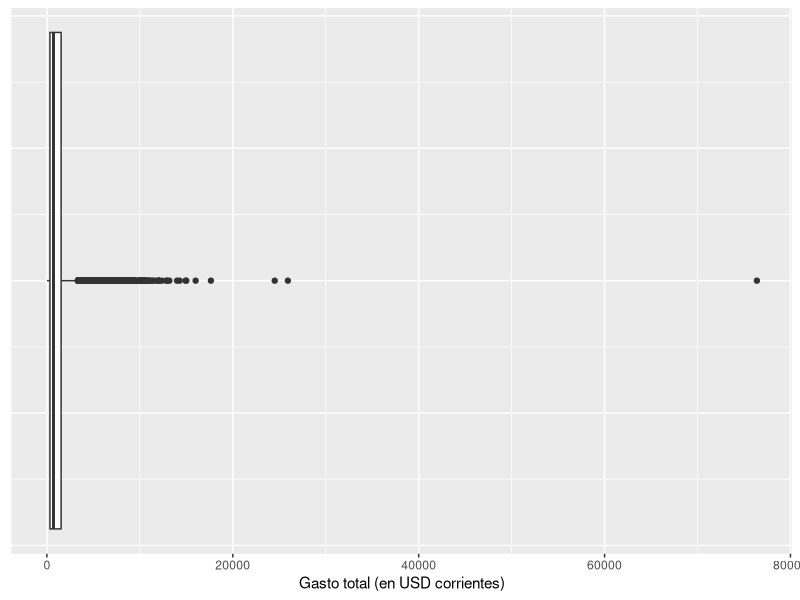
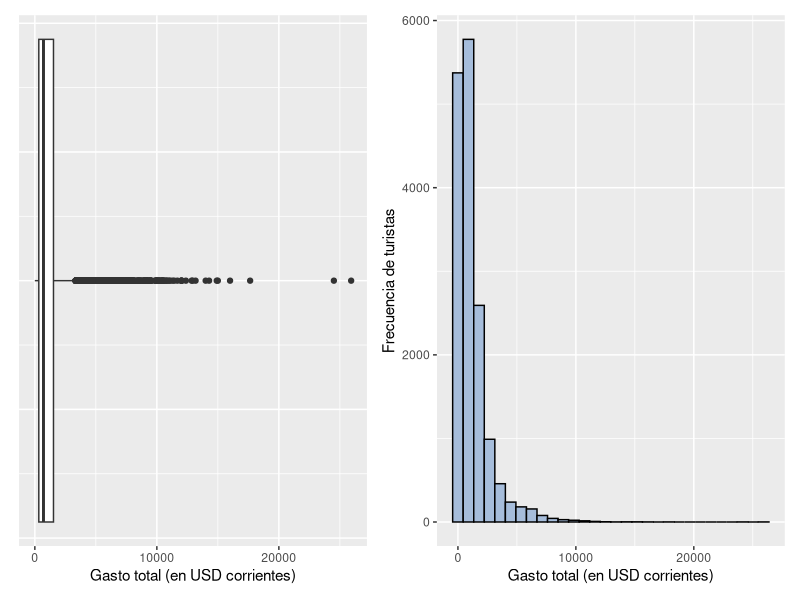
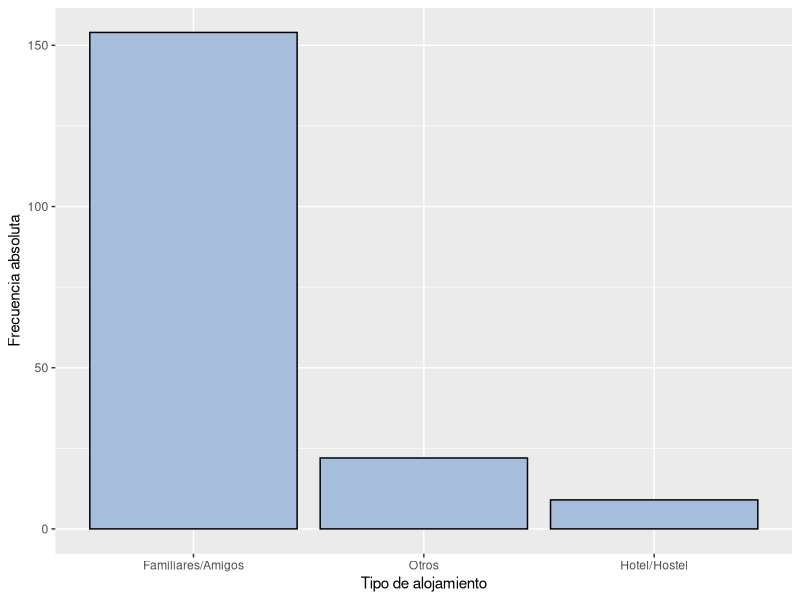
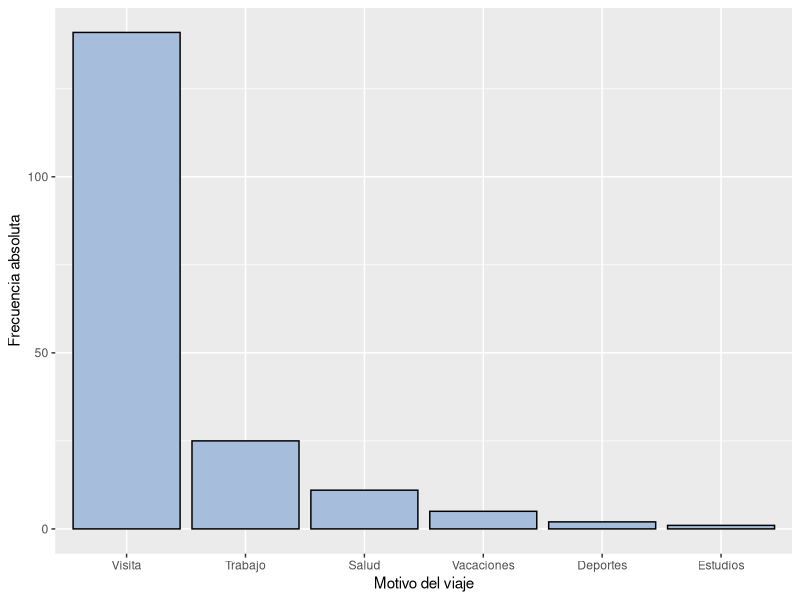
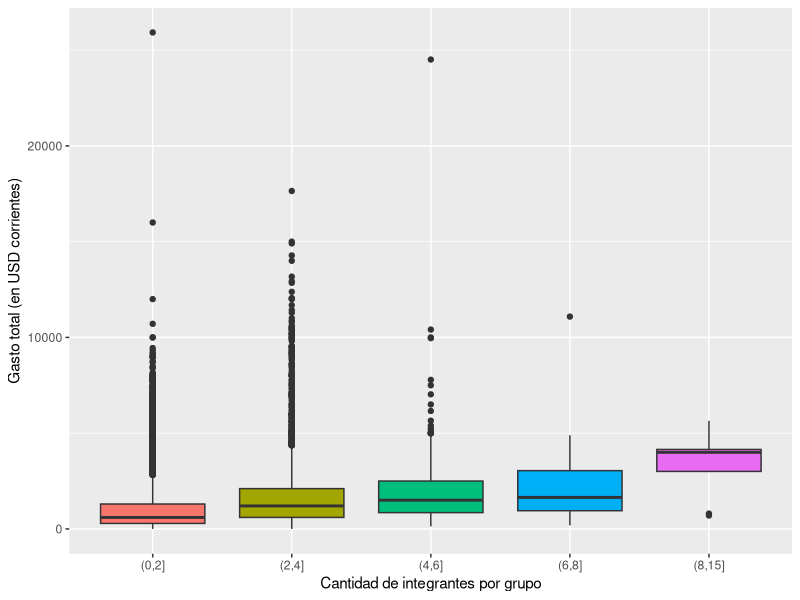
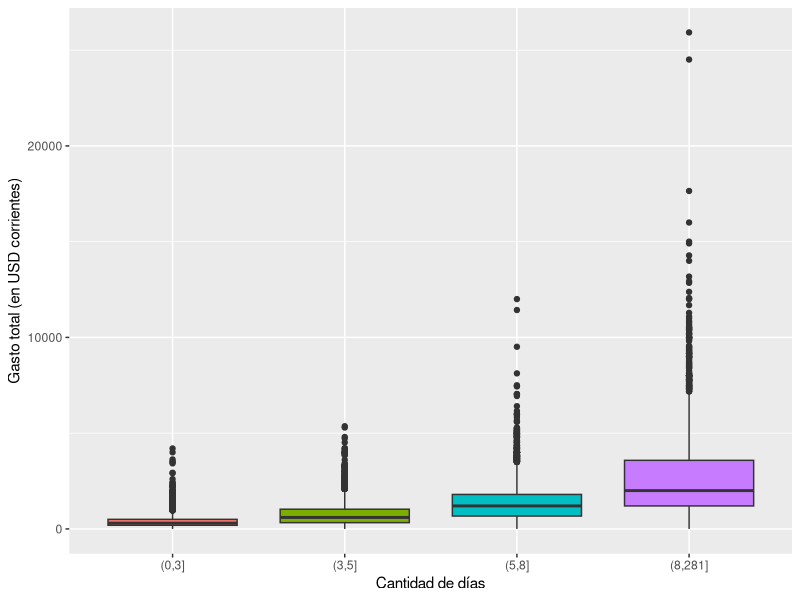
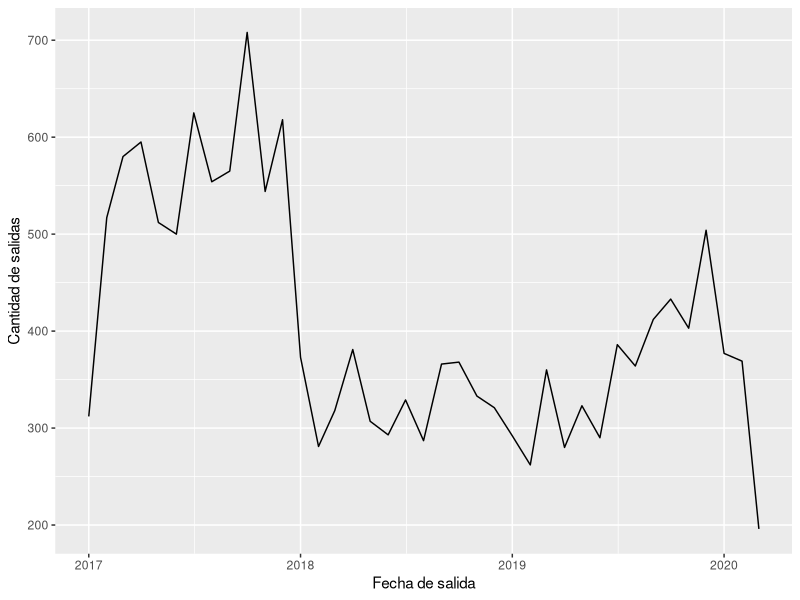
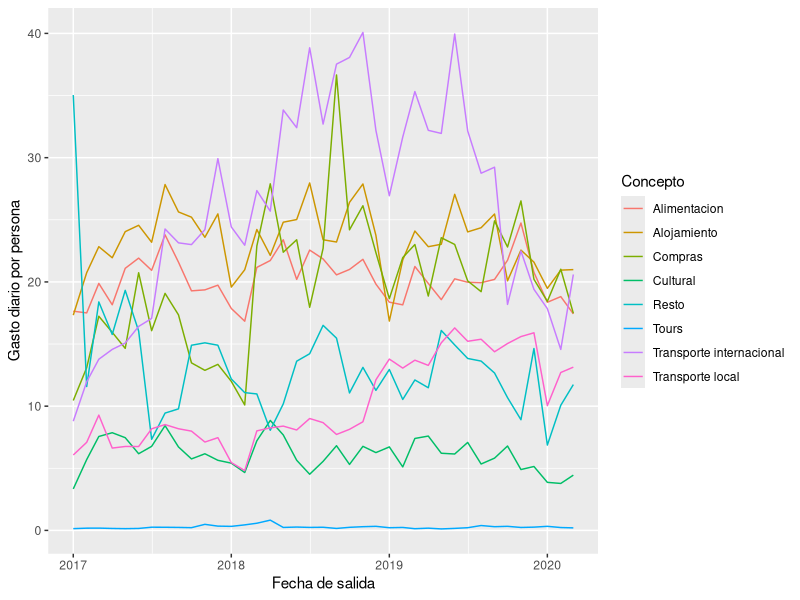

The R source for these figures, in order:
## ---- chunk 1
knitr::opts_chunk$set(echo = TRUE, tidy.opts = list(width.cutoff = 50), tidy = TRUE, fig.pos = 'H', out.extra = '',warning = FALSE,message = FALSE)
## ---- chunk 2

# Cargamos librerías
library(tidyverse)
library(readxl)
library(lubridate)
library(forcats)
library(ggplot2)
library(here)
library(patchwork)
emisivo <- read_excel(here("Datos","emisivo.xlsx"))
datos <- emisivo %>% 
  select("Transporte Internacional de Salida", 
         "FechaSalida","Pais","Motivo","IdOcupacion","Ocupacion",
         "Estudio","Destino","Alojamiento","Gente",
         "Estadia","GastoTotal","GastoAlojamiento",
         "GastoAlimentacion","GastoTransporteInternac",
         "GatoTransporteLocal","GastoCultural","GastoTours",
         "GastoCompras","GastoResto")
names(datos) <- c("Transp_int_salida","Fecha_salida","Pais",
                  "Motivo","IdOcupacion","Ocupacion","Estudio","Destino",
                  "Alojamiento","Gente","Estadia","Gasto_total",
                  "Gasto_alojamiento","Gasto_alimentacion","Gasto_transp_int",
                  "Gasto_transp_local","Gasto_cultural","Gasto_tours",
                  "Gasto_compras","Gasto_resto")
# Filtramos a los turistas de Uruguay
datos <- datos %>% 
  filter(Pais=="Uruguay")
## ---- chunk 3

datos %>% 
  ggplot() +
  geom_boxplot(aes(x=Gasto_total)) +
  labs(x="Gasto total (en USD corrientes)") +
  theme(axis.text.y = element_blank(),
        axis.ticks.y = element_blank())

## ---- chunk 4

# Analizamos el dato atípico
datos %>% 
  filter(Gasto_total>70000) %>% 
  select(Gasto_total,Estadia,Gente,Destino) %>% 
  mutate(gasto_diario_persona=Gasto_total/(Estadia*Gente))

## ---- chunk 5

# Eliminamos el punto más extremo
datos <- datos %>% 
  filter(Gasto_total<30000)

## ---- chunk 6

# Volvemos a hacer el gráfico de caja (seguimos teniendo muchos datos atípicos)
boxplot_sin_outliers <- datos %>% 
  ggplot() +
  geom_boxplot(aes(x=Gasto_total)) +
  labs(x="Gasto total (en USD corrientes)") +
  theme(axis.text.y = element_blank(),
        axis.ticks.y = element_blank())
# Hacemos el histograma
histograma <- datos %>% 
  ggplot( mapping = aes(x = Gasto_total)) +
  geom_histogram(bins = 30, col = "black", position = 'identity', fill="#a6bddb")  +
  labs(x="Gasto total (en USD corrientes)", y="Frecuencia de turistas")

## ---- chunk 7

boxplot_sin_outliers+histograma

## ---- chunk 8

# Analizamos las observaciones con gasto nulo
#summary(datos$Gasto_total)
datos %>% 
  filter(Gasto_total==0) %>% 
  mutate(Alojamiento_rec=case_when(Alojamiento %in% c("Appart Hotel",
                                                      "Hotel",
                                                      "Hostel") ~ "Hotel/Hostel",
                                   Alojamiento == c("Cabañas, Bungalows",
                                                    "Vivienda Arrendada") ~ "Alquiler",
                                   Alojamiento == "Vivienda Propia" ~ "Vivienda propia",
                                   Alojamiento == "Camping" ~ "Camping",
                                   Alojamiento == "Barco, Yate, Crucero" ~ "Yate/Crucero",
                                   Alojamiento == "Vivienda Familiares / Amigos" ~ "Familiares/Amigos",
                                   TRUE ~ "Otros")) %>%
  ggplot() + 
  geom_bar(aes(x=fct_infreq(Alojamiento_rec)),fill="#a6bddb",col="black") +
  labs(x="Tipo de alojamiento",
       y="Frecuencia absoluta")

## ---- chunk 9

datos %>% 
  filter(Gasto_total==0) %>% 
  mutate(Motivo_rec=case_when(Motivo == "Compras" ~ "Compras",
                              Motivo == "Deportivo" ~ "Deportes",
                              Motivo == "Estudios" ~ "Estudios",
                              Motivo %in% c("Negocios, Profesion",
                                            "Trabajo remunerado Destino") ~ "Trabajo",
                              Motivo == "Ocio, Recreo, Vacaciones" ~ "Vacaciones",
                              Motivo == "Visita familiares / amigos" ~ "Visita",
                              TRUE ~ "Salud")) %>%
  ggplot() +
  geom_bar(aes(x=fct_infreq(Motivo_rec)),fill="#a6bddb",col="black") +
  labs(x="Motivo del viaje",
       y="Frecuencia absoluta")

## ---- chunk 10

# Analizamos el gasto total en función de la cantidad de integrantes por grupo
quantile(datos$Gente,probs = c(0.25,0.5,0.75,1))
datos %>% 
  mutate(tramos_personas=cut(Gente,breaks=c(0,2,4,6,8,15))) %>% 
  ggplot() +
  geom_boxplot(aes(x=reorder(tramos_personas,Gasto_total),
                   y=Gasto_total,
                   fill=tramos_personas)) +
  theme(legend.position ="none") +
  labs(x="Cantidad de integrantes por grupo",
       y="Gasto total (en USD corrientes)")

## ---- chunk 11

# Analizamos el gasto total en función de los días de estadía
quantile(datos$Estadia,probs = c(0.25,0.5,0.75,1))
datos %>% 
  mutate(tramos_estadia=cut(Estadia,
                             breaks=c(0,quantile(datos$Estadia,probs = c(0.25,0.5,0.75,1))))) %>% 
  ggplot() +
  geom_boxplot(aes(x=reorder(tramos_estadia,Gasto_total),
                   y=Gasto_total,
                   fill=tramos_estadia)) +
  theme(legend.position ="none") +
  labs(x="Cantidad de días",
       y="Gasto total (en USD corrientes)")

## ---- chunk 12

# Nos interesa trabajar con datos desde 2017
datos <- datos %>% 
  filter(year(Fecha_salida)!=2016)

# Evolución del turismo emisivo entre enero de 2017 y marzo de 2020
datos %>% 
  count(salida_anio_mes=round_date(Fecha_salida,"month")) %>% 
  ggplot()+
  geom_line(aes(x=salida_anio_mes,y=n)) +
  labs(x="Fecha de salida",
       y="Cantidad de salidas")

## ---- chunk 13

# Trabajamos con el gasto diario por persona
datos <- datos %>% 
  mutate(gasto_persona_diario=Gasto_total/(Estadia*Gente),
         alojamiento_persona_diario=Gasto_alojamiento/(Estadia*Gente),
         alimentacion_persona_diario=Gasto_alimentacion/(Estadia*Gente),
         transint_persona_diario=Gasto_transp_int/(Estadia*Gente),
         transloc_persona_diario=Gasto_transp_local/(Estadia*Gente),
         cultural_persona_diario=Gasto_cultural/(Estadia*Gente),
         tours_persona_diario=Gasto_tours/(Estadia*Gente),
         compras_persona_diario=Gasto_compras/(Estadia*Gente),
         resto_persona_diario=Gasto_resto/(Estadia*Gente))

# Graficamos la evolución del gasto medio por concepto por persona y por día
datos %>% 
  mutate(salida_anio_mes=round_date(Fecha_salida,"month")) %>% 
  group_by(salida_anio_mes) %>% 
  summarise("Alojamiento"=mean(alojamiento_persona_diario),
            "Alimentacion"=mean(alimentacion_persona_diario),
            "Transporte internacional"=mean(transint_persona_diario),
            "Transporte local"=mean(transloc_persona_diario),
            "Cultural"=mean(cultural_persona_diario),
            "Tours"=mean(tours_persona_diario),
            "Compras"=mean(compras_persona_diario),
            "Resto"=mean(resto_persona_diario)) %>% 
  pivot_longer(cols = Alojamiento:Resto,
               names_to = "tipo",values_to = "gasto_medio") %>% 
  ggplot() +
  geom_line(aes(x=salida_anio_mes,y=gasto_medio,color=tipo)) +
  labs(x="Fecha de salida",
       y="Gasto diario por persona",
       color="Concepto")


## ---- chunk 14

# Extraemos la tendencia de las series
desest <- datos %>% 
  mutate(salida_anio_mes=round_date(Fecha_salida,"month")) %>% 
  group_by(salida_anio_mes) %>% 
  summarise("Alojamiento"=mean(alojamiento_persona_diario),
            "Alimentacion"=mean(alimentacion_persona_diario),
            "Transporte internacional"=mean(transint_persona_diario),
            "Transporte local"=mean(transloc_persona_diario),
            "Cultural"=mean(cultural_persona_diario),
            "Tours"=mean(tours_persona_diario),
            "Compras"=mean(compras_persona_diario),
            "Resto"=mean(resto_persona_diario)) %>% 
  arrange(salida_anio_mes)
alojamiento <- ts(desest$Alojamiento,start=c(2017,1),end = c(2020,3),frequency = 12)
alojamiento <- alojamiento %>% 
  stl("periodic")
alojamiento <- as.data.frame(alojamiento$time.series)
alojamiento <- alojamiento %>% 
  select(trend) %>% 
  rename("alojamiento_tend"="trend")
alimentacion <- ts(desest$Alimentacion,start=c(2017,1),end = c(2020,3),frequency = 12)
alimentacion <- alimentacion %>% 
  stl("periodic")
alimentacion <- as.data.frame(alimentacion$time.series)
alimentacion <- alimentacion %>% 
  select(trend) %>% 
  rename("alimentacion_tend"="trend")
trans_int <- ts(desest$`Transporte internacional`,start=c(2017,1),end = c(2020,3),frequency = 12)
trans_int <- trans_int %>% 
  stl("periodic")
trans_int <- as.data.frame(trans_int$time.series)
trans_int <- trans_int %>% 
  select(trend) %>% 
  rename("trans_int_tend"="trend")
trans_loc <- ts(desest$`Transporte local`,start=c(2017,1),end = c(2020,3),frequency = 12)
trans_loc <- trans_loc %>% 
  stl("periodic")
trans_loc <- as.data.frame(trans_loc$time.series)
trans_loc <- trans_loc %>% 
  select(trend) %>% 
  rename("trans_loc_tend"="trend")
cultural <- ts(desest$Cultural,start=c(2017,1),end = c(2020,3),frequency = 12)
cultural <- cultural %>% 
  stl("periodic")
cultural <- as.data.frame(cultural$time.series)
cultural <- cultural %>% 
  select(trend) %>% 
  rename("cultural_tend"="trend")
tours <- ts(desest$Tours,start=c(2017,1),end = c(2020,3),frequency = 12)
tours <- tours %>% 
  stl("periodic")
tours <- as.data.frame(tours$time.series)
tours <- tours %>% 
  select(trend) %>% 
  rename("tours_tend"="trend")
compras <- ts(desest$Compras,start=c(2017,1),end = c(2020,3),frequency = 12)
compras <- compras %>% 
  stl("periodic")
compras <- as.data.frame(compras$time.series)
compras <- compras %>% 
  select(trend) %>% 
  rename("compras_tend"="trend")
resto <- ts(desest$Resto,start=c(2017,1),end = c(2020,3),frequency = 12)
resto <- resto %>% 
  stl("periodic")
resto <- as.data.frame(resto$time.series)
resto <- resto %>% 
  select(trend) %>% 
  rename("resto_tend"="trend")
desest <- cbind(desest,alojamiento,alimentacion,trans_int,trans_loc,cultural,tours,compras,resto)

## ---- chunk 15

# Graficamos las series con las tendencias
desest %>%
  pivot_longer(cols = alojamiento_tend:resto_tend,
               names_to = "tipo",values_to = "gasto_tend") %>% 
  mutate(tipo=recode(tipo,"alimentacion_tend"="Alimentación",
                     "alojamiento_tend"="Alojamiento",
                     "compras_tend"="Compras",
                     "cultural_tend"="Cultural",
                     "resto_tend"="Resto",
                     "tours_tend"="Tours",
                     "trans_int_tend"="Transporte internacional",
                     "trans_loc_tend"="Transporte local")) %>% 
  ggplot() +
  geom_line(aes(x=salida_anio_mes,y=gasto_tend,color=tipo)) +
  labs(x="Fecha de salida",
       y="Tendencia del gasto diario por persona",
       color="Concepto")
## ---- chunk 16

datos %>%
  mutate(Destino_rec=case_when(Destino %in% c("Argentina","Brasil", "Chile", "Paraguay", "Resto Sud America") ~ "Sudamérica",
                           Destino == "Africa" ~ "África",
                           Destino %in% c("Asia del Este y Pacifico","Asia Meridional","Oriente Medio") ~ "Asia",
                           Destino == "Centro y Norte America" ~ "Norte y \n Centroamérica",
                           Destino %in% c("Otros","Sin Datos") ~ "Otros/ \n Sin datos",
                           Destino == "Europa" ~ "Europa")) %>%
  filter(gasto_persona_diario < 4000) %>%  
  ggplot() +
  geom_boxplot(aes(x=reorder(Destino_rec,gasto_persona_diario),
                   y=gasto_persona_diario,
                   fill=Destino_rec)) +
  labs(x="Destino",  y="Gasto diario por persona") +
  theme(legend.position = "none")

## ---- chunk 17

datos %>%
  mutate(Estudio_rec=case_when(Estudio == "Primaria incompleta" ~ "Sin primaria",
                               Estudio %in% c("Primaria completa",  "Secundaria incompleta") ~ "Primaria",
                               Estudio %in% c("Secundaria completa", "Terciaria incompleta") ~ "Secundaria",
                               Estudio == "Terciaria completa" ~ "Terciaria",
                               TRUE ~ "Otros/Sin datos")) %>% 
     filter(gasto_persona_diario < 4000) %>%  
  ggplot() +
  geom_boxplot(aes(x=reorder(Estudio_rec,gasto_persona_diario),
                   y=gasto_persona_diario,
                   fill=Estudio_rec)) +
  labs(x="Nivel educativo máximo",y="Gasto diario por persona") +
  theme(legend.position = "none")

## ---- chunk 18

datos %>%
  mutate(Ocupacion_rec=case_when(IdOcupacion %in% 1:5 ~ "Inactivo",
                                 IdOcupacion==8 ~ "Desocupado",
                                 IdOcupacion %in% 11:21 ~ "Ocupado",
                                 IdOcupacion %in%  c(0,9) | c(22,99)    ~ "Otros/Sin datos")) %>% 
     filter(gasto_persona_diario  <4000) %>% 
  ggplot() +
  geom_boxplot(aes(x=reorder(Ocupacion_rec,gasto_persona_diario), y=gasto_persona_diario,
                   fill=Ocupacion_rec)) +
  labs(x="Ocupación",  y="Gasto diario por persona") +
  theme(legend.position = "none")

## ---- chunk 19

datos %>% 
  mutate(Alojamiento_rec=case_when(Alojamiento %in% c("Appart Hotel","Hotel", "Hostel") ~ "Hotel/Hostel",
                                   Alojamiento == c("Cabañas, Bungalows", "Vivienda Arrendada") ~ "Alquiler",
                                   Alojamiento == "Vivienda Propia" ~ "Vivienda \n propia",
                                   Alojamiento == "Camping" ~ "Camping",
                                   Alojamiento == "Barco, Yate, Crucero" ~ "Yate/ \n Crucero",
                                   Alojamiento == "Vivienda Familiares / Amigos" ~ "Familiares/ \n Amigos",
                                   TRUE ~ "Otros")) %>%
     filter(gasto_persona_diario < 4000) %>% 
  ggplot() +
  geom_boxplot(aes(x=reorder(Alojamiento_rec,gasto_persona_diario),
                   y=gasto_persona_diario,
                   fill=Alojamiento_rec)) +
  labs(x="Tipo de alojamiento",     y="Gasto diario por persona") +
  theme(legend.position = "none")

